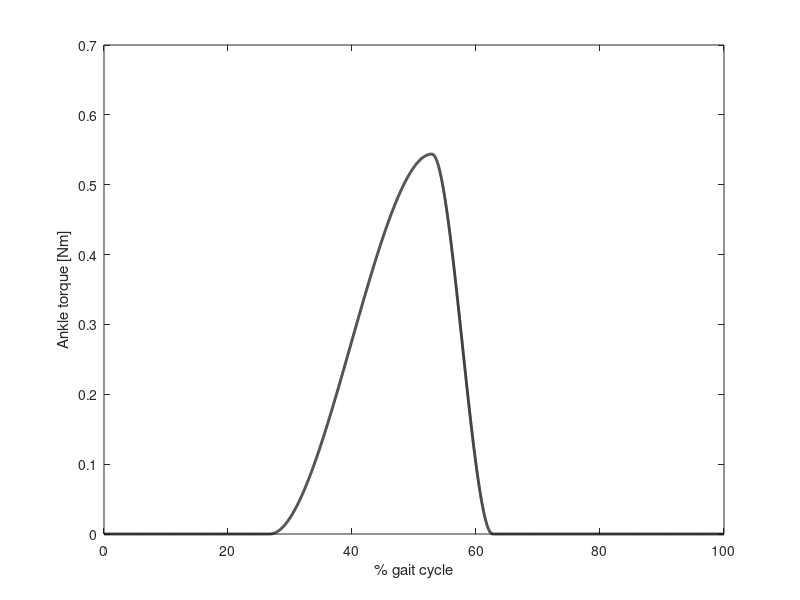

Source code (MATLAB): (Note: this script raises an error after producing the figure.)
%% Plot torque profile

load('torque_profile.mat');
lw = 2;

figure();
plot(time,torque,'k','LineWidth',lw);
xlabel('% gait cycle');
ylabel('Ankle torque [Nm]');
delete_box